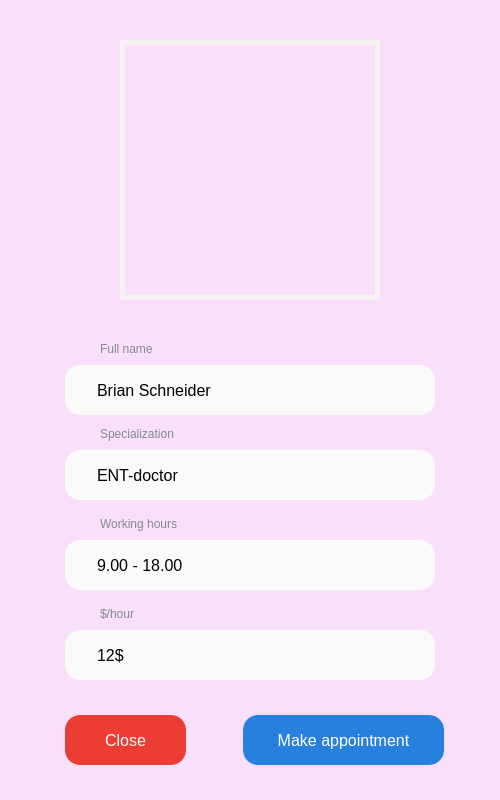
<?xml version="1.0" encoding="UTF-8"?>
<ui version="4.0">
 <class>MainWindow</class>
 <widget class="QMainWindow" name="MainWindow">
  <property name="enabled">
   <bool>true</bool>
  </property>
  <property name="geometry">
   <rect>
    <x>0</x>
    <y>0</y>
    <width>500</width>
    <height>800</height>
   </rect>
  </property>
  <property name="windowTitle">
   <string>MainWindow</string>
  </property>
  <property name="styleSheet">
   <string notr="true">background-color: #F9DFF9;</string>
  </property>
  <widget class="QWidget" name="centralwidget">
   <widget class="QLabel" name="label_1">
    <property name="geometry">
     <rect>
      <x>120</x>
      <y>40</y>
      <width>260</width>
      <height>260</height>
     </rect>
    </property>
    <property name="styleSheet">
     <string notr="true">border: 5px solid #f7f2f2</string>
    </property>
    <property name="text">
     <string/>
    </property>
    <property name="pixmap">
     <pixmap>profile.png</pixmap>
    </property>
   </widget>
   <widget class="QLineEdit" name="lineEdit_1">
    <property name="geometry">
     <rect>
      <x>65</x>
      <y>365</y>
      <width>370</width>
      <height>50</height>
     </rect>
    </property>
    <property name="styleSheet">
     <string notr="true">padding: 15px 30px;
font-size: 16px;
border-radius: 15px;
background: #FAFAFA;
border: none;</string>
    </property>
    <property name="text">
     <string>Brian Schneider</string>
    </property>
    <property name="readOnly">
     <bool>true</bool>
    </property>
   </widget>
   <widget class="QLabel" name="label_2">
    <property name="geometry">
     <rect>
      <x>100</x>
      <y>340</y>
      <width>101</width>
      <height>17</height>
     </rect>
    </property>
    <property name="styleSheet">
     <string notr="true">color:#7f8c8d</string>
    </property>
    <property name="text">
     <string>Full name</string>
    </property>
   </widget>
   <widget class="QLabel" name="label_3">
    <property name="geometry">
     <rect>
      <x>100</x>
      <y>425</y>
      <width>101</width>
      <height>17</height>
     </rect>
    </property>
    <property name="styleSheet">
     <string notr="true">color:#7f8c8d</string>
    </property>
    <property name="text">
     <string>Specialization</string>
    </property>
   </widget>
   <widget class="QLineEdit" name="lineEdit_2">
    <property name="geometry">
     <rect>
      <x>65</x>
      <y>450</y>
      <width>370</width>
      <height>50</height>
     </rect>
    </property>
    <property name="styleSheet">
     <string notr="true">padding: 15px 30px;
font-size: 16px;
border-radius: 15px;
background: #FAFAFA;
border: none;</string>
    </property>
    <property name="text">
     <string>ENT-doctor</string>
    </property>
    <property name="readOnly">
     <bool>true</bool>
    </property>
   </widget>
   <widget class="QLabel" name="label_4">
    <property name="geometry">
     <rect>
      <x>100</x>
      <y>515</y>
      <width>101</width>
      <height>17</height>
     </rect>
    </property>
    <property name="styleSheet">
     <string notr="true">color:#7f8c8d</string>
    </property>
    <property name="text">
     <string>Working hours</string>
    </property>
   </widget>
   <widget class="QLineEdit" name="lineEdit_3">
    <property name="geometry">
     <rect>
      <x>65</x>
      <y>540</y>
      <width>370</width>
      <height>50</height>
     </rect>
    </property>
    <property name="styleSheet">
     <string notr="true">padding: 15px 30px;
font-size: 16px;
border-radius: 15px;
background: #FAFAFA;
border: none;</string>
    </property>
    <property name="text">
     <string>9.00 - 18.00</string>
    </property>
    <property name="readOnly">
     <bool>true</bool>
    </property>
   </widget>
   <widget class="QLabel" name="label_5">
    <property name="geometry">
     <rect>
      <x>100</x>
      <y>605</y>
      <width>101</width>
      <height>17</height>
     </rect>
    </property>
    <property name="styleSheet">
     <string notr="true">color:#7f8c8d</string>
    </property>
    <property name="text">
     <string>$/hour</string>
    </property>
   </widget>
   <widget class="QLineEdit" name="lineEdit_4">
    <property name="geometry">
     <rect>
      <x>65</x>
      <y>630</y>
      <width>370</width>
      <height>50</height>
     </rect>
    </property>
    <property name="styleSheet">
     <string notr="true">padding: 15px 30px;
font-size: 16px;
border-radius: 15px;
background: #FAFAFA;
border: none;</string>
    </property>
    <property name="text">
     <string>12$</string>
    </property>
    <property name="readOnly">
     <bool>true</bool>
    </property>
   </widget>
   <widget class="QPushButton" name="pushButton_2">
    <property name="geometry">
     <rect>
      <x>243</x>
      <y>715</y>
      <width>201</width>
      <height>50</height>
     </rect>
    </property>
    <property name="styleSheet">
     <string notr="true">QPushButton {
  padding: 15px 30px;
  font-size: 16px;
  border-radius: 15px;
  background: #2780DD;
  border: none;
  text-align: center;
  color: #fff;
}

QPushButton:pressed {
  background: #2B5DAA;
}</string>
    </property>
    <property name="text">
     <string>Make appointment</string>
    </property>
   </widget>
   <widget class="QPushButton" name="pushButton_1">
    <property name="geometry">
     <rect>
      <x>65</x>
      <y>715</y>
      <width>121</width>
      <height>50</height>
     </rect>
    </property>
    <property name="styleSheet">
     <string notr="true">QPushButton {
  padding: 15px 30px;
  font-size: 16px;
  border-radius: 15px;
  background: #ED3C34;
  border: none;
  text-align: center;
  color: #fff;
}

QPushButton:pressed {
  background: #AA2823;
}</string>
    </property>
    <property name="text">
     <string>Close</string>
    </property>
   </widget>
  </widget>
 </widget>
 <resources/>
 <connections/>
</ui>
